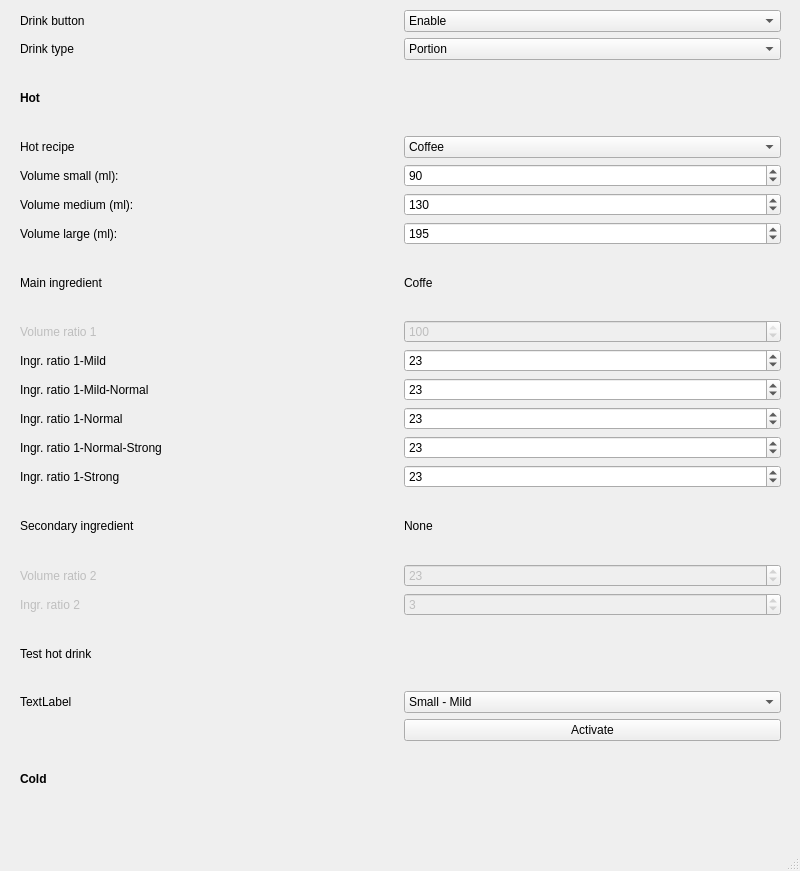
<?xml version="1.0" encoding="UTF-8"?>
<ui version="4.0">
 <class>WBSDDrink1_1Window</class>
 <widget class="QMainWindow" name="WBSDDrink1_1Window">
  <property name="geometry">
   <rect>
    <x>0</x>
    <y>0</y>
    <width>800</width>
    <height>871</height>
   </rect>
  </property>
  <property name="windowTitle">
   <string>Drink settings 1-1</string>
  </property>
  <widget class="QWidget" name="centralwidget">
   <widget class="QWidget" name="gridLayoutWidget">
    <property name="geometry">
     <rect>
      <x>20</x>
      <y>10</y>
      <width>761</width>
      <height>801</height>
     </rect>
    </property>
    <layout class="QGridLayout" name="gridLayout">
     <item row="7" column="0">
      <widget class="QLabel" name="label_8">
       <property name="text">
        <string>Main ingredient</string>
       </property>
      </widget>
     </item>
     <item row="9" column="0">
      <widget class="QLabel" name="label_10">
       <property name="text">
        <string>Ingr. ratio 1-Mild</string>
       </property>
      </widget>
     </item>
     <item row="6" column="1">
      <widget class="QSpinBox" name="spinBox_3">
       <property name="maximum">
        <number>300</number>
       </property>
       <property name="value">
        <number>195</number>
       </property>
      </widget>
     </item>
     <item row="8" column="0">
      <widget class="QLabel" name="label_9">
       <property name="enabled">
        <bool>false</bool>
       </property>
       <property name="text">
        <string>Volume ratio 1</string>
       </property>
      </widget>
     </item>
     <item row="5" column="1">
      <widget class="QSpinBox" name="spinBox_2">
       <property name="maximum">
        <number>200</number>
       </property>
       <property name="value">
        <number>130</number>
       </property>
      </widget>
     </item>
     <item row="8" column="1">
      <widget class="QSpinBox" name="spinBox_4">
       <property name="enabled">
        <bool>false</bool>
       </property>
       <property name="maximum">
        <number>100</number>
       </property>
       <property name="value">
        <number>100</number>
       </property>
      </widget>
     </item>
     <item row="9" column="1">
      <widget class="QSpinBox" name="spinBox_5">
       <property name="maximum">
        <number>100</number>
       </property>
       <property name="value">
        <number>23</number>
       </property>
      </widget>
     </item>
     <item row="18" column="1">
      <widget class="QComboBox" name="comboBox_4">
       <item>
        <property name="text">
         <string>Small - Mild</string>
        </property>
       </item>
      </widget>
     </item>
     <item row="10" column="1">
      <widget class="QSpinBox" name="spinBox_6">
       <property name="maximum">
        <number>100</number>
       </property>
       <property name="value">
        <number>23</number>
       </property>
      </widget>
     </item>
     <item row="12" column="1">
      <widget class="QSpinBox" name="spinBox_8">
       <property name="maximum">
        <number>100</number>
       </property>
       <property name="value">
        <number>23</number>
       </property>
      </widget>
     </item>
     <item row="15" column="1">
      <widget class="QSpinBox" name="spinBox_10">
       <property name="enabled">
        <bool>false</bool>
       </property>
       <property name="maximum">
        <number>100</number>
       </property>
       <property name="value">
        <number>23</number>
       </property>
      </widget>
     </item>
     <item row="14" column="1">
      <widget class="QLabel" name="label_22">
       <property name="text">
        <string>None</string>
       </property>
      </widget>
     </item>
     <item row="19" column="1">
      <widget class="QPushButton" name="pushButton">
       <property name="text">
        <string>Activate</string>
       </property>
      </widget>
     </item>
     <item row="16" column="1">
      <widget class="QSpinBox" name="spinBox_11">
       <property name="enabled">
        <bool>false</bool>
       </property>
       <property name="maximum">
        <number>100</number>
       </property>
       <property name="value">
        <number>3</number>
       </property>
      </widget>
     </item>
     <item row="11" column="1">
      <widget class="QSpinBox" name="spinBox_7">
       <property name="maximum">
        <number>100</number>
       </property>
       <property name="value">
        <number>23</number>
       </property>
      </widget>
     </item>
     <item row="13" column="1">
      <widget class="QSpinBox" name="spinBox_9">
       <property name="maximum">
        <number>100</number>
       </property>
       <property name="value">
        <number>23</number>
       </property>
      </widget>
     </item>
     <item row="12" column="0">
      <widget class="QLabel" name="label_13">
       <property name="text">
        <string>Ingr. ratio 1-Normal-Strong</string>
       </property>
      </widget>
     </item>
     <item row="0" column="0">
      <widget class="QLabel" name="label">
       <property name="text">
        <string>Drink button</string>
       </property>
      </widget>
     </item>
     <item row="11" column="0">
      <widget class="QLabel" name="label_12">
       <property name="text">
        <string>Ingr. ratio 1-Normal</string>
       </property>
      </widget>
     </item>
     <item row="17" column="0">
      <widget class="QLabel" name="label_18">
       <property name="text">
        <string>Test hot drink</string>
       </property>
      </widget>
     </item>
     <item row="14" column="0">
      <widget class="QLabel" name="label_15">
       <property name="text">
        <string>Secondary ingredient</string>
       </property>
      </widget>
     </item>
     <item row="1" column="1">
      <widget class="QComboBox" name="comboBox_2">
       <item>
        <property name="text">
         <string>Portion</string>
        </property>
       </item>
      </widget>
     </item>
     <item row="3" column="1">
      <widget class="QComboBox" name="comboBox_3">
       <item>
        <property name="text">
         <string>Coffee</string>
        </property>
       </item>
      </widget>
     </item>
     <item row="0" column="1">
      <widget class="QComboBox" name="comboBox">
       <item>
        <property name="text">
         <string>Enable</string>
        </property>
       </item>
      </widget>
     </item>
     <item row="6" column="0">
      <widget class="QLabel" name="label_6">
       <property name="text">
        <string>Volume large (ml):</string>
       </property>
      </widget>
     </item>
     <item row="16" column="0">
      <widget class="QLabel" name="label_17">
       <property name="enabled">
        <bool>false</bool>
       </property>
       <property name="text">
        <string>Ingr. ratio 2</string>
       </property>
      </widget>
     </item>
     <item row="4" column="0">
      <widget class="QLabel" name="label_5">
       <property name="text">
        <string>Volume small (ml):</string>
       </property>
      </widget>
     </item>
     <item row="3" column="0">
      <widget class="QLabel" name="label_4">
       <property name="text">
        <string>Hot recipe</string>
       </property>
      </widget>
     </item>
     <item row="2" column="0">
      <widget class="QLabel" name="label_3">
       <property name="font">
        <font>
         <weight>75</weight>
         <bold>true</bold>
        </font>
       </property>
       <property name="text">
        <string>Hot</string>
       </property>
      </widget>
     </item>
     <item row="1" column="0">
      <widget class="QLabel" name="label_2">
       <property name="text">
        <string>Drink type</string>
       </property>
      </widget>
     </item>
     <item row="5" column="0">
      <widget class="QLabel" name="label_7">
       <property name="text">
        <string>Volume medium (ml):</string>
       </property>
      </widget>
     </item>
     <item row="15" column="0">
      <widget class="QLabel" name="label_16">
       <property name="enabled">
        <bool>false</bool>
       </property>
       <property name="text">
        <string>Volume ratio 2</string>
       </property>
      </widget>
     </item>
     <item row="4" column="1">
      <widget class="QSpinBox" name="spinBox">
       <property name="maximum">
        <number>100</number>
       </property>
       <property name="value">
        <number>90</number>
       </property>
      </widget>
     </item>
     <item row="7" column="1">
      <widget class="QLabel" name="label_21">
       <property name="text">
        <string>Coffe</string>
       </property>
      </widget>
     </item>
     <item row="18" column="0">
      <widget class="QLabel" name="label_19">
       <property name="text">
        <string>TextLabel</string>
       </property>
      </widget>
     </item>
     <item row="10" column="0">
      <widget class="QLabel" name="label_11">
       <property name="text">
        <string>Ingr. ratio 1-Mild-Normal</string>
       </property>
      </widget>
     </item>
     <item row="13" column="0">
      <widget class="QLabel" name="label_14">
       <property name="text">
        <string>Ingr. ratio 1-Strong</string>
       </property>
      </widget>
     </item>
     <item row="20" column="0">
      <widget class="QLabel" name="label_23">
       <property name="font">
        <font>
         <weight>75</weight>
         <bold>true</bold>
        </font>
       </property>
       <property name="text">
        <string>Cold</string>
       </property>
      </widget>
     </item>
    </layout>
   </widget>
  </widget>
  <widget class="QMenuBar" name="menubar">
   <property name="geometry">
    <rect>
     <x>0</x>
     <y>0</y>
     <width>800</width>
     <height>26</height>
    </rect>
   </property>
  </widget>
  <widget class="QStatusBar" name="statusbar"/>
 </widget>
 <resources/>
 <connections/>
</ui>
